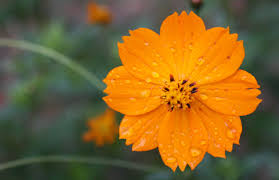
#> input picture imagem.jpg, 279 x 180 px
$ python main.py   (older library calls are emulated)
#> lines starting #> are read from the running program, lines starting #| are printed output that depends on the picture
import cv2
import matplotlib.pyplot as plt

# Carregar imagem
imagem = cv2.imread("imagem.jpg")
#> imagem is the input picture: shape (180, 279, 3); mean B, G, R 43.5, 98.5, 128.4

# Converter BGR para RGB
imagem_rgb = cv2.cvtColor(imagem, cv2.COLOR_BGR2RGB)

# Aplicar filtro de média
media = cv2.blur(imagem_rgb, (5, 5))
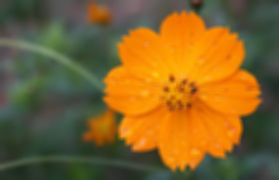
#> media: shape (180, 279, 3); mean R, G, B 128.4, 98.5, 43.5

# Aplicar filtro de mediana
mediana = cv2.medianBlur(imagem_rgb, 5)
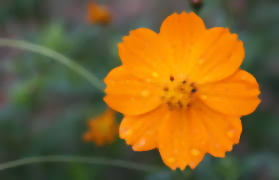
#> mediana: shape (180, 279, 3); mean R, G, B 128.8, 98.6, 42.6

# Aplicar filtro Sobel
sobel_x = cv2.Sobel(imagem_rgb, cv2.CV_64F, 1, 0, ksize=3)
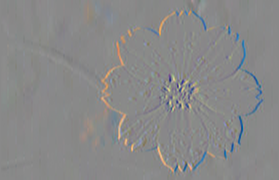
#> sobel_x: shape (180, 279, 3) float64; mean R, G, B -0.4, -0.1, -0.2; drawn with min black and max white
sobel_y = cv2.Sobel(imagem_rgb, cv2.CV_64F, 0, 1, ksize=3)
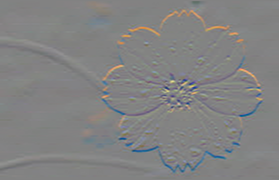
#> sobel_y: shape (180, 279, 3) float64; mean R, G, B -1.6, -0.9, -1.2; drawn with min black and max white
sobel = cv2.addWeighted(sobel_x, 0.5, sobel_y, 0.5, 0)
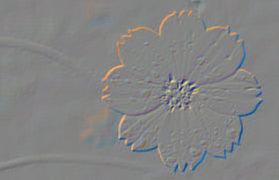
#> sobel: shape (180, 279, 3) float64; mean R, G, B -1, -0.5, -0.7; drawn with min black and max white

# Mostrar imagens
plt.figure(figsize=(12, 8))

plt.subplot(2, 2, 1)
plt.imshow(imagem_rgb)
plt.title("Imagem Original")
plt.axis("off")

plt.subplot(2, 2, 2)
plt.imshow(media)
plt.title("Filtro de Média")
plt.axis("off")

plt.subplot(2, 2, 3)
plt.imshow(mediana)
plt.title("Filtro de Mediana")
plt.axis("off")

plt.subplot(2, 2, 4)
plt.imshow(sobel.astype("uint8"))
plt.title("Filtro Sobel")
plt.axis("off")

plt.show()
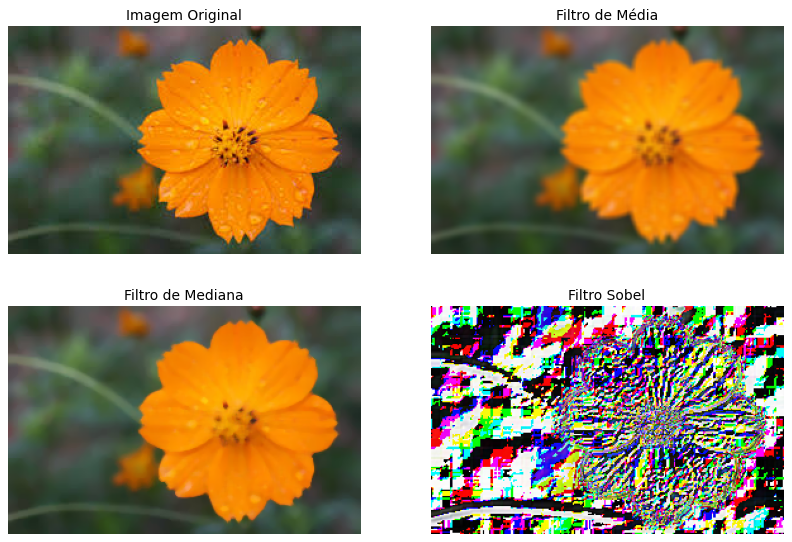
#> figure drawn by matplotlib, 4 panels

$ run again, with raiox.jpg copied over imagem.jpg
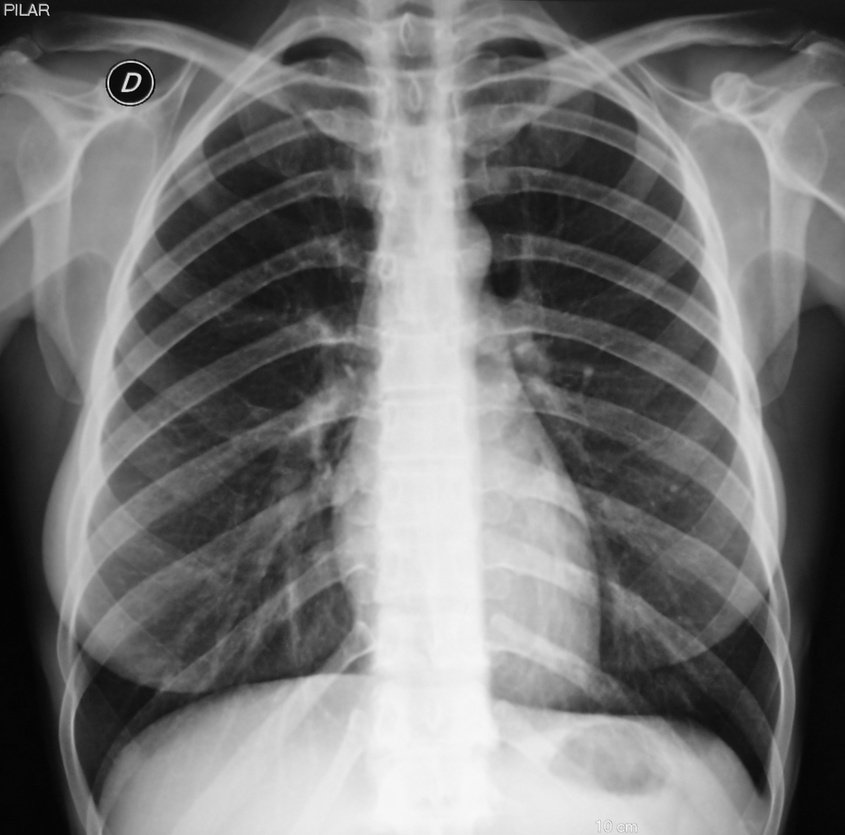
#> input picture raiox.jpg, 845 x 835 px, shrunk from 1878 x 1854 before the run
#> imagem is the input picture: shape (835, 845, 3); min 0, max 249, mean 117.7
#> `sobel_x = cv2.Sobel(imagem_rgb, cv2.CV_64F, 1, 0, ksize=3)`:
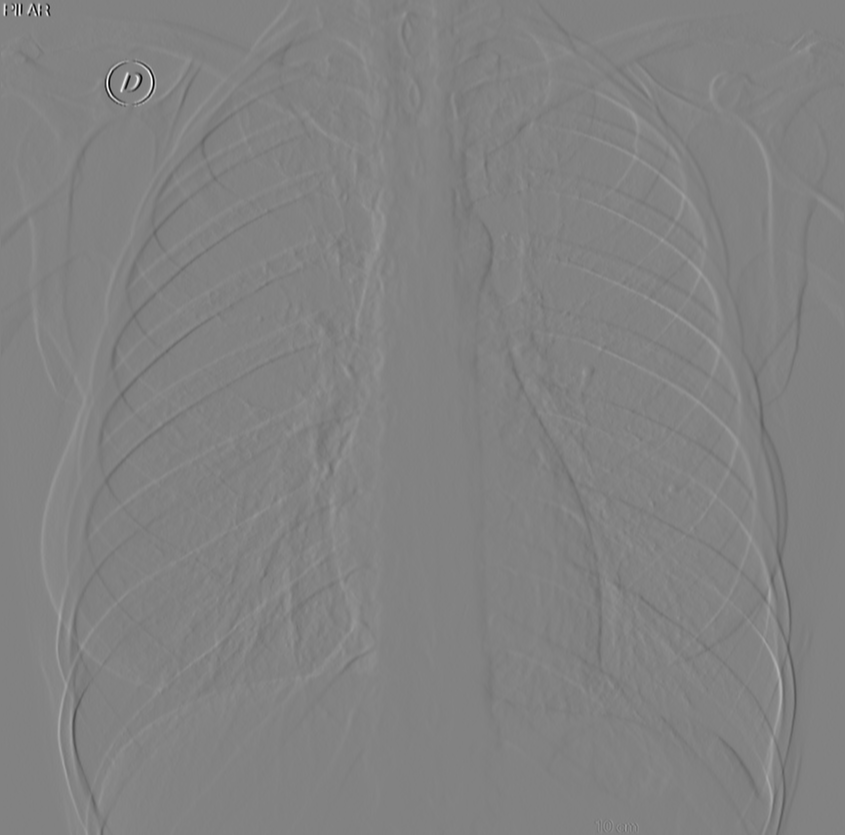
#> sobel_x: shape (835, 845, 3) float64; min -919, max 878, mean 0; drawn with min black and max white
#> `plt.show()`:
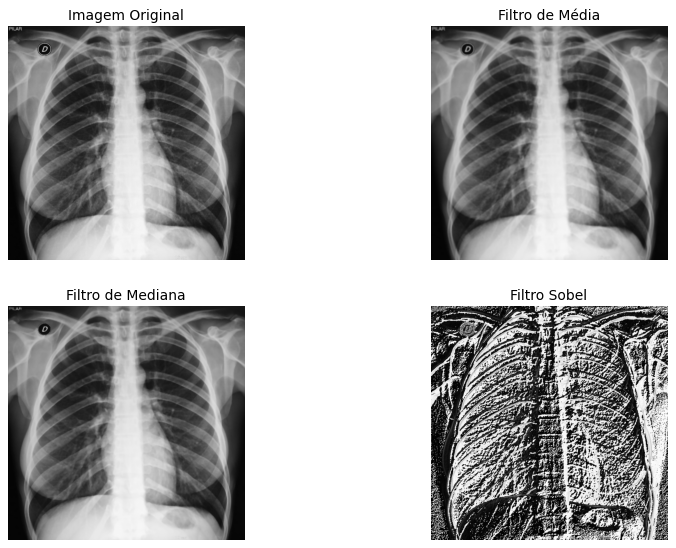
#> figure drawn by matplotlib, 4 panels
